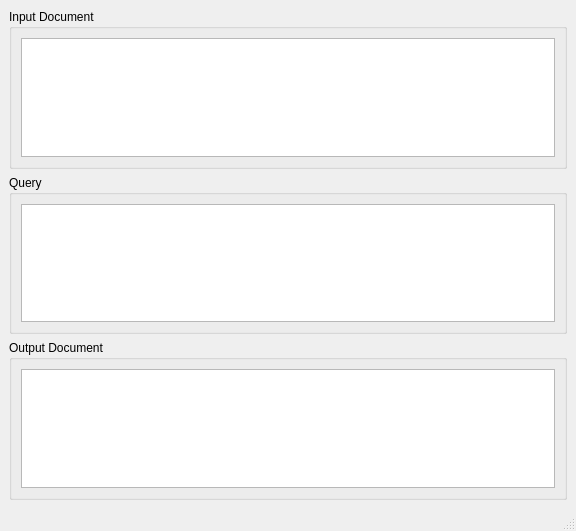
<ui version="4.0" >
 <class>QueryWidget</class>
 <widget class="QMainWindow" name="QueryWidget" >
  <property name="geometry" >
   <rect>
    <x>0</x>
    <y>0</y>
    <width>576</width>
    <height>531</height>
   </rect>
  </property>
  <property name="windowTitle" >
   <string>Recipes XQuery Example</string>
  </property>
  <widget class="QWidget" name="centralwidget" >
   <layout class="QVBoxLayout" name="verticalLayout" >
    <item>
     <layout class="QVBoxLayout" >
      <item>
       <widget class="QGroupBox" name="inputGroupBox" >
        <property name="minimumSize" >
         <size>
          <width>550</width>
          <height>120</height>
         </size>
        </property>
        <property name="title" >
         <string>Input Document</string>
        </property>
        <layout class="QVBoxLayout" name="verticalLayout_4" >
         <item>
          <layout class="QVBoxLayout" name="_2" >
           <item>
            <widget class="QTextEdit" name="inputTextEdit" />
           </item>
          </layout>
         </item>
        </layout>
       </widget>
      </item>
      <item>
       <widget class="QGroupBox" name="queryGroupBox" >
        <property name="minimumSize" >
         <size>
          <width>550</width>
          <height>120</height>
         </size>
        </property>
        <property name="title" >
         <string>Query</string>
        </property>
        <layout class="QVBoxLayout" name="verticalLayout_5" >
         <item>
          <widget class="QTextEdit" name="queryTextEdit" >
           <property name="minimumSize" >
            <size>
             <width>400</width>
             <height>60</height>
            </size>
           </property>
           <property name="readOnly" >
            <bool>false</bool>
           </property>
           <property name="acceptRichText" >
            <bool>false</bool>
           </property>
          </widget>
         </item>
        </layout>
       </widget>
      </item>
      <item>
       <widget class="QGroupBox" name="outputGroupBox" >
        <property name="minimumSize" >
         <size>
          <width>550</width>
          <height>120</height>
         </size>
        </property>
        <property name="title" >
         <string>Output Document</string>
        </property>
        <layout class="QVBoxLayout" name="verticalLayout_6" >
         <item>
          <layout class="QVBoxLayout" name="_3" >
           <item>
            <widget class="QTextEdit" name="outputTextEdit" >
             <property name="minimumSize" >
              <size>
               <width>500</width>
               <height>80</height>
              </size>
             </property>
             <property name="readOnly" >
              <bool>true</bool>
             </property>
             <property name="acceptRichText" >
              <bool>false</bool>
             </property>
            </widget>
           </item>
          </layout>
         </item>
        </layout>
       </widget>
      </item>
     </layout>
    </item>
   </layout>
  </widget>
  <widget class="QMenuBar" name="menubar" >
   <property name="geometry" >
    <rect>
     <x>0</x>
     <y>0</y>
     <width>576</width>
     <height>22</height>
    </rect>
   </property>
  </widget>
  <widget class="QStatusBar" name="statusbar" />
 </widget>
 <resources/>
 <connections/>
</ui>
